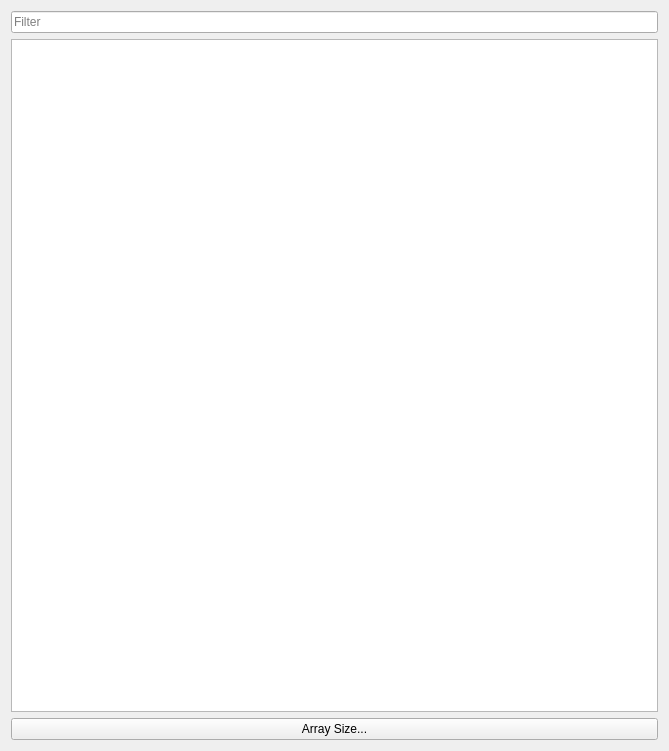
<?xml version="1.0" encoding="UTF-8"?>
<ui version="4.0">
 <class>DatabaseSplitWidget</class>
 <widget class="QWidget" name="DatabaseSplitWidget">
  <property name="geometry">
   <rect>
    <x>0</x>
    <y>0</y>
    <width>669</width>
    <height>751</height>
   </rect>
  </property>
  <property name="windowTitle">
   <string>Form</string>
  </property>
  <layout class="QGridLayout" name="gridLayout">
   <item row="0" column="0">
    <widget class="QSplitter" name="splitter">
     <property name="orientation">
      <enum>Qt::Horizontal</enum>
     </property>
     <widget class="QWidget" name="layoutWidget">
      <layout class="QVBoxLayout" name="verticalLayout">
       <item>
        <widget class="QLineEdit" name="listFilter">
         <property name="placeholderText">
          <string>Filter</string>
         </property>
        </widget>
       </item>
       <item>
        <widget class="QListView" name="list">
         <property name="selectionRectVisible">
          <bool>true</bool>
         </property>
        </widget>
       </item>
       <item>
        <widget class="QPushButton" name="pushMax">
         <property name="text">
          <string>Array Size...</string>
         </property>
        </widget>
       </item>
      </layout>
     </widget>
    </widget>
   </item>
  </layout>
 </widget>
 <resources/>
 <connections/>
</ui>
